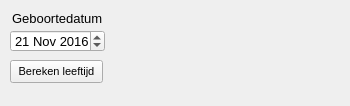
<?xml version="1.0" encoding="UTF-8"?>
<ui version="4.0">
 <class>MainWindow</class>
 <widget class="QMainWindow" name="MainWindow">
  <property name="geometry">
   <rect>
    <x>0</x>
    <y>0</y>
    <width>350</width>
    <height>106</height>
   </rect>
  </property>
  <property name="minimumSize">
   <size>
    <width>350</width>
    <height>106</height>
   </size>
  </property>
  <property name="maximumSize">
   <size>
    <width>350</width>
    <height>106</height>
   </size>
  </property>
  <property name="windowTitle">
   <string>Bereken leeftijd</string>
  </property>
  <property name="windowIcon">
   <iconset>
    <normaloff>icon.ico</normaloff>icon.ico</iconset>
  </property>
  <widget class="QWidget" name="centralwidget">
   <widget class="QLabel" name="lblGeboortedatum">
    <property name="geometry">
     <rect>
      <x>12</x>
      <y>10</y>
      <width>91</width>
      <height>16</height>
     </rect>
    </property>
    <property name="font">
     <font>
      <pointsize>10</pointsize>
     </font>
    </property>
    <property name="text">
     <string>Geboortedatum:</string>
    </property>
   </widget>
   <widget class="QDateEdit" name="Geboortedatum">
    <property name="geometry">
     <rect>
      <x>10</x>
      <y>30</y>
      <width>95</width>
      <height>22</height>
     </rect>
    </property>
    <property name="font">
     <font>
      <pointsize>10</pointsize>
     </font>
    </property>
    <property name="dateTime">
     <datetime>
      <hour>0</hour>
      <minute>0</minute>
      <second>0</second>
      <year>2016</year>
      <month>11</month>
      <day>21</day>
     </datetime>
    </property>
   </widget>
   <widget class="QPushButton" name="pushButtonBereken">
    <property name="geometry">
     <rect>
      <x>10</x>
      <y>60</y>
      <width>93</width>
      <height>23</height>
     </rect>
    </property>
    <property name="font">
     <font>
      <pointsize>8</pointsize>
     </font>
    </property>
    <property name="text">
     <string>Bereken leeftijd</string>
    </property>
   </widget>
   <widget class="QLabel" name="lblResultaat">
    <property name="geometry">
     <rect>
      <x>132</x>
      <y>10</y>
      <width>189</width>
      <height>67</height>
     </rect>
    </property>
    <property name="font">
     <font>
      <pointsize>9</pointsize>
     </font>
    </property>
    <property name="text">
     <string/>
    </property>
    <property name="alignment">
     <set>Qt::AlignLeading|Qt::AlignLeft|Qt::AlignTop</set>
    </property>
   </widget>
  </widget>
 </widget>
 <resources/>
 <connections/>
</ui>
